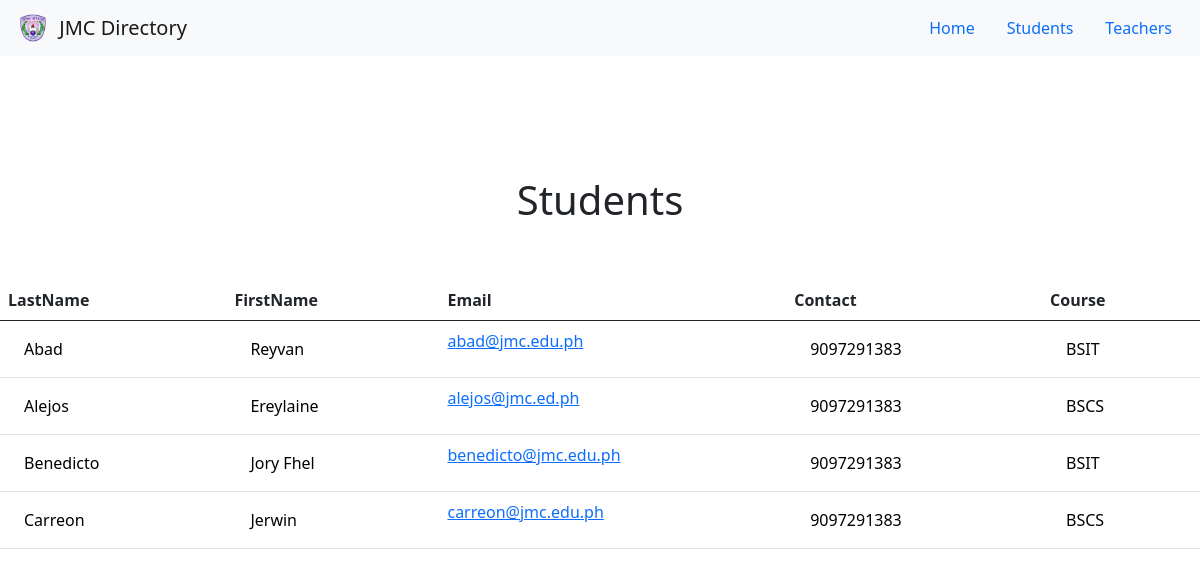
The page /students/ on the database its author committed.
### directory/models.py (models this page shows, shortened)
class Student(models.Model):
    lastName = models.CharField(max_length=100)
    firstName = models.CharField(max_length=100)
    email = models.CharField(max_length=100)
    contact = models.IntegerField()
    course = models.CharField(max_length=100)
    address = models.CharField(max_length=100)
    image = models.ImageField(upload_to='directory/images')

### directory/views.py (the view)
# urls.py: path('students/', views.all_students, name='all_students'),
def all_students(request):
    students = Student.objects.all()
    return render(request, 'directory/students.html', {
        'students': students,
    })

### directory/templates/directory/students.html
{% extends 'directory/base.html' %}
{% block content %}
<br>
<br>
<br>
<br>
<br>
<h1 style="text-align:center"> Students</h1>
<br>
<br>
<table class="table">
  <thead>
    <tr>
    <th scope="col">LastName</th>
    <th scope="col">FirstName</th>
    <th scope="col">Email</th>
    <th scope="col">Contact</th>
    <th scope="col">Course</th>
    </tr>
  </thead>
  <tbody>
    {% for student in students %}
    <tr>
     <td><a href="{% url 'directory:student' student.id %}" class="nav-link" style="color:black">{{student.lastName}}</a></td>
      <td><a href="{% url 'directory:student' student.id %}" class="nav-link" style="color:black">{{student.firstName}}</a></td>
      <td><a href="{% url 'directory:student' student.id %}">{{student.email}}</a></td>
      <td><a href="{% url 'directory:student' student.id %}" class="nav-link" style="color:black">{{student.contact}}</a></td>
      <td><a href="{% url 'directory:student' student.id %}" class="nav-link" style="color:black">{{student.course}}</a></td>
    </tr>
    {% endfor %}
  </tbody>
</table>
{% endblock %}

### directory/templates/directory/base.html (shortened to what this page needs)
{% load static %}
<!DOCTYPE html>
<html lang="en">
<head>
    <link href="https://cdn.jsdelivr.net/npm/bootstrap@5.0.0-beta3/dist/css/bootstrap.min.css" rel="stylesheet">
</head>
<body>
<nav class="navbar navbar-expand-lg navbar-light bg-light">
  <div class="container-fluid">
    <a class="navbar-brand" href="{% url 'directory:home' %}">
        <img src="{% static 'directory/icon.png' %}" width="42" height="30" alt="JMC Logo" class="d-inline-block align-top">
        <span>JMC Directory</span>
    </a>
        <ul class="nav">
          <li class="nav-item">
            <a class="nav-link active" aria-current="page" href="{% url 'directory:home' %}">Home</a>
          </li>
          <li class="nav-item">
            <a class="nav-link" href="{% url 'directory:all_students' %}">Students</a>
          </li>
          <li class="nav-item">
            <a class="nav-link" href="{% url 'directory:all_teachers' %}">Teachers</a>
          </li>
        </ul>
    </div>
</nav>
{% block content %}
{% endblock %}
</body>
</html>

### rows shown on the page
Student: lastName "Abad", firstName "Reyvan", email "abad@jmc.edu.ph", contact "9097291383", course "BSIT"
Student: lastName "Alejos", firstName "Ereylaine", email "alejos@jmc.ed.ph", contact "9097291383", course "BSCS"
Student: lastName "Benedicto", firstName "Jory Fhel", email "benedicto@jmc.edu.ph", contact "9097291383", course "BSIT"
Student: lastName "Carreon", firstName "Jerwin", email "carreon@jmc.edu.ph", contact "9097291383", course "BSCS"
